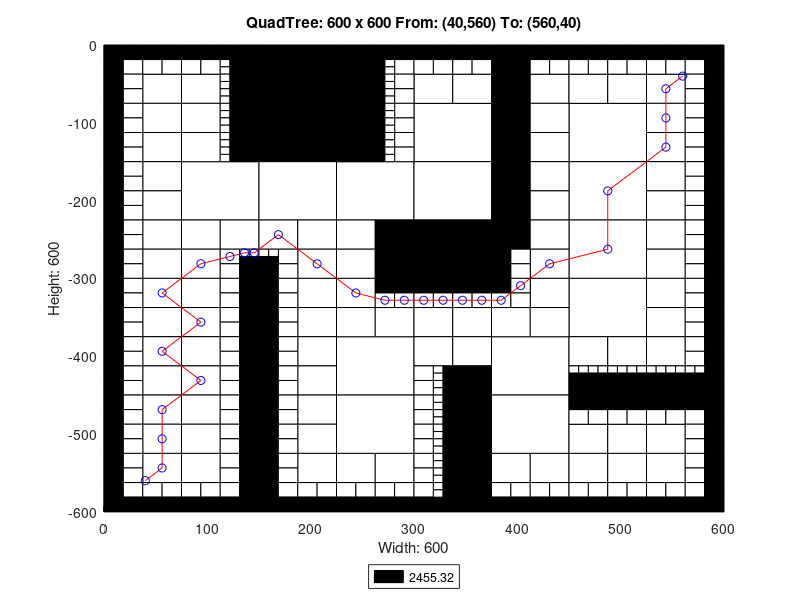

The MATLAB source for this figure:
axis([0 600 -600 0]);
title('QuadTree: 600 x 600 From: (40,560) To: (560,40)');
xlabel('Width: 600');
ylabel('Height: 600');
rectangle('Position',[150 -75 75 75], 'FaceColor',[0 0 0]);
rectangle('Position',[150 -150 75 75], 'FaceColor',[0 0 0]);
rectangle('Position',[75 -225 75 75], 'FaceColor',[1 1 1]);
rectangle('Position',[150 -225 75 75], 'FaceColor',[1 1 1]);
rectangle('Position',[225 -225 75 75], 'FaceColor',[1 1 1]);
rectangle('Position',[300 -150 75 75], 'FaceColor',[1 1 1]);
rectangle('Position',[450 -150 75 75], 'FaceColor',[1 1 1]);
rectangle('Position',[300 -225 75 75], 'FaceColor',[1 1 1]);
rectangle('Position',[300 -300 75 75], 'FaceColor',[0 0 0]);
rectangle('Position',[450 -225 75 75], 'FaceColor',[1 1 1]);
rectangle('Position',[450 -300 75 75], 'FaceColor',[1 1 1]);
rectangle('Position',[225 -450 75 75], 'FaceColor',[1 1 1]);
rectangle('Position',[225 -525 75 75], 'FaceColor',[1 1 1]);
rectangle('Position',[375 -450 75 75], 'FaceColor',[1 1 1]);
rectangle('Position',[450 -375 75 75], 'FaceColor',[1 1 1]);
rectangle('Position',[375 -525 75 75], 'FaceColor',[1 1 1]);
rectangle('Position',[37.5 -75 37.5 37.5], 'FaceColor',[1 1 1]);
rectangle('Position',[75 -75 37.5 37.5], 'FaceColor',[1 1 1]);
rectangle('Position',[37.5 -112.5 37.5 37.5], 'FaceColor',[1 1 1]);
rectangle('Position',[37.5 -150 37.5 37.5], 'FaceColor',[1 1 1]);
rectangle('Position',[75 -112.5 37.5 37.5], 'FaceColor',[1 1 1]);
rectangle('Position',[75 -150 37.5 37.5], 'FaceColor',[1 1 1]);
rectangle('Position',[225 -37.5 37.5 37.5], 'FaceColor',[0 0 0]);
rectangle('Position',[225 -75 37.5 37.5], 'FaceColor',[0 0 0]);
rectangle('Position',[225 -112.5 37.5 37.5], 'FaceColor',[0 0 0]);
rectangle('Position',[225 -150 37.5 37.5], 'FaceColor',[0 0 0]);
rectangle('Position',[37.5 -187.5 37.5 37.5], 'FaceColor',[1 1 1]);
rectangle('Position',[37.5 -225 37.5 37.5], 'FaceColor',[1 1 1]);
rectangle('Position',[37.5 -262.5 37.5 37.5], 'FaceColor',[1 1 1]);
rectangle('Position',[37.5 -300 37.5 37.5], 'FaceColor',[1 1 1]);
rectangle('Position',[75 -262.5 37.5 37.5], 'FaceColor',[1 1 1]);
rectangle('Position',[112.5 -262.5 37.5 37.5], 'FaceColor',[1 1 1]);
rectangle('Position',[75 -300 37.5 37.5], 'FaceColor',[1 1 1]);
rectangle('Position',[150 -262.5 37.5 37.5], 'FaceColor',[1 1 1]);
rectangle('Position',[187.5 -262.5 37.5 37.5], 'FaceColor',[1 1 1]);
rectangle('Position',[187.5 -300 37.5 37.5], 'FaceColor',[1 1 1]);
rectangle('Position',[225 -262.5 37.5 37.5], 'FaceColor',[1 1 1]);
rectangle('Position',[262.5 -262.5 37.5 37.5], 'FaceColor',[0 0 0]);
rectangle('Position',[225 -300 37.5 37.5], 'FaceColor',[1 1 1]);
rectangle('Position',[262.5 -300 37.5 37.5], 'FaceColor',[0 0 0]);
rectangle('Position',[300 -75 37.5 37.5], 'FaceColor',[1 1 1]);
rectangle('Position',[337.5 -75 37.5 37.5], 'FaceColor',[1 1 1]);
rectangle('Position',[375 -37.5 37.5 37.5], 'FaceColor',[0 0 0]);
rectangle('Position',[375 -75 37.5 37.5], 'FaceColor',[0 0 0]);
rectangle('Position',[412.5 -75 37.5 37.5], 'FaceColor',[1 1 1]);
rectangle('Position',[375 -112.5 37.5 37.5], 'FaceColor',[0 0 0]);
rectangle('Position',[412.5 -112.5 37.5 37.5], 'FaceColor',[1 1 1]);
rectangle('Position',[375 -150 37.5 37.5], 'FaceColor',[0 0 0]);
rectangle('Position',[412.5 -150 37.5 37.5], 'FaceColor',[1 1 1]);
rectangle('Position',[450 -75 37.5 37.5], 'FaceColor',[1 1 1]);
rectangle('Position',[487.5 -75 37.5 37.5], 'FaceColor',[1 1 1]);
rectangle('Position',[525 -75 37.5 37.5], 'FaceColor',[1 1 1]);
rectangle('Position',[525 -112.5 37.5 37.5], 'FaceColor',[1 1 1]);
rectangle('Position',[525 -150 37.5 37.5], 'FaceColor',[1 1 1]);
rectangle('Position',[375 -187.5 37.5 37.5], 'FaceColor',[0 0 0]);
rectangle('Position',[412.5 -187.5 37.5 37.5], 'FaceColor',[1 1 1]);
rectangle('Position',[375 -225 37.5 37.5], 'FaceColor',[0 0 0]);
rectangle('Position',[412.5 -225 37.5 37.5], 'FaceColor',[1 1 1]);
rectangle('Position',[375 -262.5 37.5 37.5], 'FaceColor',[0 0 0]);
rectangle('Position',[412.5 -262.5 37.5 37.5], 'FaceColor',[1 1 1]);
rectangle('Position',[412.5 -300 37.5 37.5], 'FaceColor',[1 1 1]);
rectangle('Position',[525 -187.5 37.5 37.5], 'FaceColor',[1 1 1]);
rectangle('Position',[525 -225 37.5 37.5], 'FaceColor',[1 1 1]);
rectangle('Position',[525 -262.5 37.5 37.5], 'FaceColor',[1 1 1]);
rectangle('Position',[525 -300 37.5 37.5], 'FaceColor',[1 1 1]);
rectangle('Position',[37.5 -337.5 37.5 37.5], 'FaceColor',[1 1 1]);
rectangle('Position',[37.5 -375 37.5 37.5], 'FaceColor',[1 1 1]);
rectangle('Position',[75 -337.5 37.5 37.5], 'FaceColor',[1 1 1]);
rectangle('Position',[75 -375 37.5 37.5], 'FaceColor',[1 1 1]);
rectangle('Position',[37.5 -412.5 37.5 37.5], 'FaceColor',[1 1 1]);
rectangle('Position',[37.5 -450 37.5 37.5], 'FaceColor',[1 1 1]);
rectangle('Position',[75 -412.5 37.5 37.5], 'FaceColor',[1 1 1]);
rectangle('Position',[75 -450 37.5 37.5], 'FaceColor',[1 1 1]);
rectangle('Position',[187.5 -337.5 37.5 37.5], 'FaceColor',[1 1 1]);
rectangle('Position',[187.5 -375 37.5 37.5], 'FaceColor',[1 1 1]);
rectangle('Position',[225 -337.5 37.5 37.5], 'FaceColor',[1 1 1]);
rectangle('Position',[225 -375 37.5 37.5], 'FaceColor',[1 1 1]);
rectangle('Position',[262.5 -375 37.5 37.5], 'FaceColor',[1 1 1]);
rectangle('Position',[187.5 -412.5 37.5 37.5], 'FaceColor',[1 1 1]);
rectangle('Position',[187.5 -450 37.5 37.5], 'FaceColor',[1 1 1]);
rectangle('Position',[37.5 -487.5 37.5 37.5], 'FaceColor',[1 1 1]);
rectangle('Position',[37.5 -525 37.5 37.5], 'FaceColor',[1 1 1]);
rectangle('Position',[75 -487.5 37.5 37.5], 'FaceColor',[1 1 1]);
rectangle('Position',[75 -525 37.5 37.5], 'FaceColor',[1 1 1]);
rectangle('Position',[37.5 -562.5 37.5 37.5], 'FaceColor',[1 1 1]);
rectangle('Position',[75 -562.5 37.5 37.5], 'FaceColor',[1 1 1]);
rectangle('Position',[187.5 -487.5 37.5 37.5], 'FaceColor',[1 1 1]);
rectangle('Position',[187.5 -525 37.5 37.5], 'FaceColor',[1 1 1]);
rectangle('Position',[187.5 -562.5 37.5 37.5], 'FaceColor',[1 1 1]);
rectangle('Position',[225 -562.5 37.5 37.5], 'FaceColor',[1 1 1]);
rectangle('Position',[262.5 -562.5 37.5 37.5], 'FaceColor',[1 1 1]);
rectangle('Position',[300 -375 37.5 37.5], 'FaceColor',[1 1 1]);
rectangle('Position',[337.5 -375 37.5 37.5], 'FaceColor',[1 1 1]);
rectangle('Position',[412.5 -337.5 37.5 37.5], 'FaceColor',[1 1 1]);
rectangle('Position',[375 -375 37.5 37.5], 'FaceColor',[1 1 1]);
rectangle('Position',[412.5 -375 37.5 37.5], 'FaceColor',[1 1 1]);
rectangle('Position',[300 -412.5 37.5 37.5], 'FaceColor',[1 1 1]);
rectangle('Position',[337.5 -412.5 37.5 37.5], 'FaceColor',[1 1 1]);
rectangle('Position',[337.5 -450 37.5 37.5], 'FaceColor',[0 0 0]);
rectangle('Position',[525 -337.5 37.5 37.5], 'FaceColor',[1 1 1]);
rectangle('Position',[525 -375 37.5 37.5], 'FaceColor',[1 1 1]);
rectangle('Position',[450 -412.5 37.5 37.5], 'FaceColor',[1 1 1]);
rectangle('Position',[487.5 -412.5 37.5 37.5], 'FaceColor',[1 1 1]);
rectangle('Position',[525 -412.5 37.5 37.5], 'FaceColor',[1 1 1]);
rectangle('Position',[337.5 -487.5 37.5 37.5], 'FaceColor',[0 0 0]);
rectangle('Position',[337.5 -525 37.5 37.5], 'FaceColor',[0 0 0]);
rectangle('Position',[337.5 -562.5 37.5 37.5], 'FaceColor',[0 0 0]);
rectangle('Position',[337.5 -600 37.5 37.5], 'FaceColor',[0 0 0]);
rectangle('Position',[375 -562.5 37.5 37.5], 'FaceColor',[1 1 1]);
rectangle('Position',[412.5 -562.5 37.5 37.5], 'FaceColor',[1 1 1]);
rectangle('Position',[450 -525 37.5 37.5], 'FaceColor',[1 1 1]);
rectangle('Position',[487.5 -525 37.5 37.5], 'FaceColor',[1 1 1]);
rectangle('Position',[525 -525 37.5 37.5], 'FaceColor',[1 1 1]);
rectangle('Position',[450 -562.5 37.5 37.5], 'FaceColor',[1 1 1]);
rectangle('Position',[487.5 -562.5 37.5 37.5], 'FaceColor',[1 1 1]);
rectangle('Position',[525 -562.5 37.5 37.5], 'FaceColor',[1 1 1]);
rectangle('Position',[0 -18.75 18.75 18.75], 'FaceColor',[0 0 0]);
rectangle('Position',[18.75 -18.75 18.75 18.75], 'FaceColor',[0 0 0]);
rectangle('Position',[0 -37.5 18.75 18.75], 'FaceColor',[0 0 0]);
rectangle('Position',[18.75 -37.5 18.75 18.75], 'FaceColor',[1 1 1]);
rectangle('Position',[37.5 -18.75 18.75 18.75], 'FaceColor',[0 0 0]);
rectangle('Position',[56.25 -18.75 18.75 18.75], 'FaceColor',[0 0 0]);
rectangle('Position',[37.5 -37.5 18.75 18.75], 'FaceColor',[1 1 1]);
rectangle('Position',[56.25 -37.5 18.75 18.75], 'FaceColor',[1 1 1]);
rectangle('Position',[0 -56.25 18.75 18.75], 'FaceColor',[0 0 0]);
rectangle('Position',[18.75 -56.25 18.75 18.75], 'FaceColor',[1 1 1]);
rectangle('Position',[0 -75 18.75 18.75], 'FaceColor',[0 0 0]);
rectangle('Position',[18.75 -75 18.75 18.75], 'FaceColor',[1 1 1]);
rectangle('Position',[75 -18.75 18.75 18.75], 'FaceColor',[0 0 0]);
rectangle('Position',[93.75 -18.75 18.75 18.75], 'FaceColor',[0 0 0]);
rectangle('Position',[75 -37.5 18.75 18.75], 'FaceColor',[1 1 1]);
rectangle('Position',[93.75 -37.5 18.75 18.75], 'FaceColor',[1 1 1]);
rectangle('Position',[112.5 -18.75 18.75 18.75], 'FaceColor',[0 0 0]);
rectangle('Position',[131.25 -18.75 18.75 18.75], 'FaceColor',[0 0 0]);
rectangle('Position',[131.25 -37.5 18.75 18.75], 'FaceColor',[0 0 0]);
rectangle('Position',[131.25 -56.25 18.75 18.75], 'FaceColor',[0 0 0]);
rectangle('Position',[131.25 -75 18.75 18.75], 'FaceColor',[0 0 0]);
rectangle('Position',[0 -93.75 18.75 18.75], 'FaceColor',[0 0 0]);
rectangle('Position',[18.75 -93.75 18.75 18.75], 'FaceColor',[1 1 1]);
rectangle('Position',[0 -112.5 18.75 18.75], 'FaceColor',[0 0 0]);
rectangle('Position',[18.75 -112.5 18.75 18.75], 'FaceColor',[1 1 1]);
rectangle('Position',[0 -131.25 18.75 18.75], 'FaceColor',[0 0 0]);
rectangle('Position',[18.75 -131.25 18.75 18.75], 'FaceColor',[1 1 1]);
rectangle('Position',[0 -150 18.75 18.75], 'FaceColor',[0 0 0]);
rectangle('Position',[18.75 -150 18.75 18.75], 'FaceColor',[1 1 1]);
rectangle('Position',[131.25 -93.75 18.75 18.75], 'FaceColor',[0 0 0]);
rectangle('Position',[131.25 -112.5 18.75 18.75], 'FaceColor',[0 0 0]);
rectangle('Position',[131.25 -131.25 18.75 18.75], 'FaceColor',[0 0 0]);
rectangle('Position',[131.25 -150 18.75 18.75], 'FaceColor',[0 0 0]);
rectangle('Position',[262.5 -18.75 18.75 18.75], 'FaceColor',[0 0 0]);
rectangle('Position',[281.25 -18.75 18.75 18.75], 'FaceColor',[0 0 0]);
rectangle('Position',[281.25 -37.5 18.75 18.75], 'FaceColor',[1 1 1]);
rectangle('Position',[281.25 -56.25 18.75 18.75], 'FaceColor',[1 1 1]);
rectangle('Position',[281.25 -75 18.75 18.75], 'FaceColor',[1 1 1]);
rectangle('Position',[281.25 -93.75 18.75 18.75], 'FaceColor',[1 1 1]);
rectangle('Position',[281.25 -112.5 18.75 18.75], 'FaceColor',[1 1 1]);
rectangle('Position',[281.25 -131.25 18.75 18.75], 'FaceColor',[1 1 1]);
rectangle('Position',[281.25 -150 18.75 18.75], 'FaceColor',[1 1 1]);
rectangle('Position',[0 -168.75 18.75 18.75], 'FaceColor',[0 0 0]);
rectangle('Position',[18.75 -168.75 18.75 18.75], 'FaceColor',[1 1 1]);
rectangle('Position',[0 -187.5 18.75 18.75], 'FaceColor',[0 0 0]);
rectangle('Position',[18.75 -187.5 18.75 18.75], 'FaceColor',[1 1 1]);
rectangle('Position',[0 -206.25 18.75 18.75], 'FaceColor',[0 0 0]);
rectangle('Position',[18.75 -206.25 18.75 18.75], 'FaceColor',[1 1 1]);
rectangle('Position',[0 -225 18.75 18.75], 'FaceColor',[0 0 0]);
rectangle('Position',[18.75 -225 18.75 18.75], 'FaceColor',[1 1 1]);
rectangle('Position',[0 -243.75 18.75 18.75], 'FaceColor',[0 0 0]);
rectangle('Position',[18.75 -243.75 18.75 18.75], 'FaceColor',[1 1 1]);
rectangle('Position',[0 -262.5 18.75 18.75], 'FaceColor',[0 0 0]);
rectangle('Position',[18.75 -262.5 18.75 18.75], 'FaceColor',[1 1 1]);
rectangle('Position',[0 -281.25 18.75 18.75], 'FaceColor',[0 0 0]);
rectangle('Position',[18.75 -281.25 18.75 18.75], 'FaceColor',[1 1 1]);
rectangle('Position',[0 -300 18.75 18.75], 'FaceColor',[0 0 0]);
rectangle('Position',[18.75 -300 18.75 18.75], 'FaceColor',[1 1 1]);
rectangle('Position',[112.5 -281.25 18.75 18.75], 'FaceColor',[1 1 1]);
rectangle('Position',[112.5 -300 18.75 18.75], 'FaceColor',[1 1 1]);
rectangle('Position',[131.25 -300 18.75 18.75], 'FaceColor',[0 0 0]);
rectangle('Position',[168.75 -281.25 18.75 18.75], 'FaceColor',[1 1 1]);
rectangle('Position',[150 -300 18.75 18.75], 'FaceColor',[0 0 0]);
rectangle('Position',[168.75 -300 18.75 18.75], 'FaceColor',[1 1 1]);
rectangle('Position',[300 -18.75 18.75 18.75], 'FaceColor',[0 0 0]);
rectangle('Position',[318.75 -18.75 18.75 18.75], 'FaceColor',[0 0 0]);
rectangle('Position',[300 -37.5 18.75 18.75], 'FaceColor',[1 1 1]);
rectangle('Position',[318.75 -37.5 18.75 18.75], 'FaceColor',[1 1 1]);
rectangle('Position',[337.5 -18.75 18.75 18.75], 'FaceColor',[0 0 0]);
rectangle('Position',[356.25 -18.75 18.75 18.75], 'FaceColor',[0 0 0]);
rectangle('Position',[337.5 -37.5 18.75 18.75], 'FaceColor',[1 1 1]);
rectangle('Position',[356.25 -37.5 18.75 18.75], 'FaceColor',[1 1 1]);
rectangle('Position',[412.5 -18.75 18.75 18.75], 'FaceColor',[0 0 0]);
rectangle('Position',[431.25 -18.75 18.75 18.75], 'FaceColor',[0 0 0]);
rectangle('Position',[412.5 -37.5 18.75 18.75], 'FaceColor',[1 1 1]);
rectangle('Position',[431.25 -37.5 18.75 18.75], 'FaceColor',[1 1 1]);
rectangle('Position',[450 -18.75 18.75 18.75], 'FaceColor',[0 0 0]);
rectangle('Position',[468.75 -18.75 18.75 18.75], 'FaceColor',[0 0 0]);
rectangle('Position',[450 -37.5 18.75 18.75], 'FaceColor',[1 1 1]);
rectangle('Position',[468.75 -37.5 18.75 18.75], 'FaceColor',[1 1 1]);
rectangle('Position',[487.5 -18.75 18.75 18.75], 'FaceColor',[0 0 0]);
rectangle('Position',[506.25 -18.75 18.75 18.75], 'FaceColor',[0 0 0]);
rectangle('Position',[487.5 -37.5 18.75 18.75], 'FaceColor',[1 1 1]);
rectangle('Position',[506.25 -37.5 18.75 18.75], 'FaceColor',[1 1 1]);
rectangle('Position',[525 -18.75 18.75 18.75], 'FaceColor',[0 0 0]);
rectangle('Position',[543.75 -18.75 18.75 18.75], 'FaceColor',[0 0 0]);
rectangle('Position',[525 -37.5 18.75 18.75], 'FaceColor',[1 1 1]);
rectangle('Position',[543.75 -37.5 18.75 18.75], 'FaceColor',[1 1 1]);
rectangle('Position',[562.5 -18.75 18.75 18.75], 'FaceColor',[0 0 0]);
rectangle('Position',[581.25 -18.75 18.75 18.75], 'FaceColor',[0 0 0]);
rectangle('Position',[562.5 -37.5 18.75 18.75], 'FaceColor',[1 1 1]);
rectangle('Position',[581.25 -37.5 18.75 18.75], 'FaceColor',[0 0 0]);
rectangle('Position',[562.5 -56.25 18.75 18.75], 'FaceColor',[1 1 1]);
rectangle('Position',[581.25 -56.25 18.75 18.75], 'FaceColor',[0 0 0]);
rectangle('Position',[562.5 -75 18.75 18.75], 'FaceColor',[1 1 1]);
rectangle('Position',[581.25 -75 18.75 18.75], 'FaceColor',[0 0 0]);
rectangle('Position',[562.5 -93.75 18.75 18.75], 'FaceColor',[1 1 1]);
rectangle('Position',[581.25 -93.75 18.75 18.75], 'FaceColor',[0 0 0]);
rectangle('Position',[562.5 -112.5 18.75 18.75], 'FaceColor',[1 1 1]);
rectangle('Position',[581.25 -112.5 18.75 18.75], 'FaceColor',[0 0 0]);
rectangle('Position',[562.5 -131.25 18.75 18.75], 'FaceColor',[1 1 1]);
rectangle('Position',[581.25 -131.25 18.75 18.75], 'FaceColor',[0 0 0]);
rectangle('Position',[562.5 -150 18.75 18.75], 'FaceColor',[1 1 1]);
rectangle('Position',[581.25 -150 18.75 18.75], 'FaceColor',[0 0 0]);
rectangle('Position',[375 -281.25 18.75 18.75], 'FaceColor',[0 0 0]);
rectangle('Position',[393.75 -281.25 18.75 18.75], 'FaceColor',[1 1 1]);
rectangle('Position',[375 -300 18.75 18.75], 'FaceColor',[0 0 0]);
rectangle('Position',[393.75 -300 18.75 18.75], 'FaceColor',[1 1 1]);
rectangle('Position',[562.5 -168.75 18.75 18.75], 'FaceColor',[1 1 1]);
rectangle('Position',[581.25 -168.75 18.75 18.75], 'FaceColor',[0 0 0]);
rectangle('Position',[562.5 -187.5 18.75 18.75], 'FaceColor',[1 1 1]);
rectangle('Position',[581.25 -187.5 18.75 18.75], 'FaceColor',[0 0 0]);
rectangle('Position',[562.5 -206.25 18.75 18.75], 'FaceColor',[1 1 1]);
rectangle('Position',[581.25 -206.25 18.75 18.75], 'FaceColor',[0 0 0]);
rectangle('Position',[562.5 -225 18.75 18.75], 'FaceColor',[1 1 1]);
rectangle('Position',[581.25 -225 18.75 18.75], 'FaceColor',[0 0 0]);
rectangle('Position',[562.5 -243.75 18.75 18.75], 'FaceColor',[1 1 1]);
rectangle('Position',[581.25 -243.75 18.75 18.75], 'FaceColor',[0 0 0]);
rectangle('Position',[562.5 -262.5 18.75 18.75], 'FaceColor',[1 1 1]);
rectangle('Position',[581.25 -262.5 18.75 18.75], 'FaceColor',[0 0 0]);
rectangle('Position',[562.5 -281.25 18.75 18.75], 'FaceColor',[1 1 1]);
rectangle('Position',[581.25 -281.25 18.75 18.75], 'FaceColor',[0 0 0]);
rectangle('Position',[562.5 -300 18.75 18.75], 'FaceColor',[1 1 1]);
rectangle('Position',[581.25 -300 18.75 18.75], 'FaceColor',[0 0 0]);
rectangle('Position',[0 -318.75 18.75 18.75], 'FaceColor',[0 0 0]);
rectangle('Position',[18.75 -318.75 18.75 18.75], 'FaceColor',[1 1 1]);
rectangle('Position',[0 -337.5 18.75 18.75], 'FaceColor',[0 0 0]);
rectangle('Position',[18.75 -337.5 18.75 18.75], 'FaceColor',[1 1 1]);
rectangle('Position',[0 -356.25 18.75 18.75], 'FaceColor',[0 0 0]);
rectangle('Position',[18.75 -356.25 18.75 18.75], 'FaceColor',[1 1 1]);
rectangle('Position',[0 -375 18.75 18.75], 'FaceColor',[0 0 0]);
rectangle('Position',[18.75 -375 18.75 18.75], 'FaceColor',[1 1 1]);
rectangle('Position',[112.5 -318.75 18.75 18.75], 'FaceColor',[1 1 1]);
rectangle('Position',[131.25 -318.75 18.75 18.75], 'FaceColor',[0 0 0]);
rectangle('Position',[112.5 -337.5 18.75 18.75], 'FaceColor',[1 1 1]);
rectangle('Position',[131.25 -337.5 18.75 18.75], 'FaceColor',[0 0 0]);
rectangle('Position',[112.5 -356.25 18.75 18.75], 'FaceColor',[1 1 1]);
rectangle('Position',[131.25 -356.25 18.75 18.75], 'FaceColor',[0 0 0]);
rectangle('Position',[112.5 -375 18.75 18.75], 'FaceColor',[1 1 1]);
rectangle('Position',[131.25 -375 18.75 18.75], 'FaceColor',[0 0 0]);
rectangle('Position',[0 -393.75 18.75 18.75], 'FaceColor',[0 0 0]);
rectangle('Position',[18.75 -393.75 18.75 18.75], 'FaceColor',[1 1 1]);
rectangle('Position',[0 -412.5 18.75 18.75], 'FaceColor',[0 0 0]);
rectangle('Position',[18.75 -412.5 18.75 18.75], 'FaceColor',[1 1 1]);
rectangle('Position',[0 -431.25 18.75 18.75], 'FaceColor',[0 0 0]);
rectangle('Position',[18.75 -431.25 18.75 18.75], 'FaceColor',[1 1 1]);
rectangle('Position',[0 -450 18.75 18.75], 'FaceColor',[0 0 0]);
rectangle('Position',[18.75 -450 18.75 18.75], 'FaceColor',[1 1 1]);
rectangle('Position',[112.5 -393.75 18.75 18.75], 'FaceColor',[1 1 1]);
rectangle('Position',[131.25 -393.75 18.75 18.75], 'FaceColor',[0 0 0]);
rectangle('Position',[112.5 -412.5 18.75 18.75], 'FaceColor',[1 1 1]);
rectangle('Position',[131.25 -412.5 18.75 18.75], 'FaceColor',[0 0 0]);
rectangle('Position',[112.5 -431.25 18.75 18.75], 'FaceColor',[1 1 1]);
rectangle('Position',[131.25 -431.25 18.75 18.75], 'FaceColor',[0 0 0]);
rectangle('Position',[112.5 -450 18.75 18.75], 'FaceColor',[1 1 1]);
rectangle('Position',[131.25 -450 18.75 18.75], 'FaceColor',[0 0 0]);
rectangle('Position',[150 -318.75 18.75 18.75], 'FaceColor',[0 0 0]);
rectangle('Position',[168.75 -318.75 18.75 18.75], 'FaceColor',[1 1 1]);
rectangle('Position',[150 -337.5 18.75 18.75], 'FaceColor',[0 0 0]);
rectangle('Position',[168.75 -337.5 18.75 18.75], 'FaceColor',[1 1 1]);
rectangle('Position',[150 -356.25 18.75 18.75], 'FaceColor',[0 0 0]);
rectangle('Position',[168.75 -356.25 18.75 18.75], 'FaceColor',[1 1 1]);
rectangle('Position',[150 -375 18.75 18.75], 'FaceColor',[0 0 0]);
rectangle('Position',[168.75 -375 18.75 18.75], 'FaceColor',[1 1 1]);
rectangle('Position',[262.5 -318.75 18.75 18.75], 'FaceColor',[0 0 0]);
rectangle('Position',[281.25 -318.75 18.75 18.75], 'FaceColor',[0 0 0]);
rectangle('Position',[262.5 -337.5 18.75 18.75], 'FaceColor',[1 1 1]);
rectangle('Position',[281.25 -337.5 18.75 18.75], 'FaceColor',[1 1 1]);
rectangle('Position',[150 -393.75 18.75 18.75], 'FaceColor',[0 0 0]);
rectangle('Position',[168.75 -393.75 18.75 18.75], 'FaceColor',[1 1 1]);
rectangle('Position',[150 -412.5 18.75 18.75], 'FaceColor',[0 0 0]);
rectangle('Position',[168.75 -412.5 18.75 18.75], 'FaceColor',[1 1 1]);
rectangle('Position',[150 -431.25 18.75 18.75], 'FaceColor',[0 0 0]);
rectangle('Position',[168.75 -431.25 18.75 18.75], 'FaceColor',[1 1 1]);
rectangle('Position',[150 -450 18.75 18.75], 'FaceColor',[0 0 0]);
rectangle('Position',[168.75 -450 18.75 18.75], 'FaceColor',[1 1 1]);
rectangle('Position',[0 -468.75 18.75 18.75], 'FaceColor',[0 0 0]);
rectangle('Position',[18.75 -468.75 18.75 18.75], 'FaceColor',[1 1 1]);
rectangle('Position',[0 -487.5 18.75 18.75], 'FaceColor',[0 0 0]);
rectangle('Position',[18.75 -487.5 18.75 18.75], 'FaceColor',[1 1 1]);
rectangle('Position',[0 -506.25 18.75 18.75], 'FaceColor',[0 0 0]);
rectangle('Position',[18.75 -506.25 18.75 18.75], 'FaceColor',[1 1 1]);
rectangle('Position',[0 -525 18.75 18.75], 'FaceColor',[0 0 0]);
rectangle('Position',[18.75 -525 18.75 18.75], 'FaceColor',[1 1 1]);
rectangle('Position',[112.5 -468.75 18.75 18.75], 'FaceColor',[1 1 1]);
rectangle('Position',[131.25 -468.75 18.75 18.75], 'FaceColor',[0 0 0]);
rectangle('Position',[112.5 -487.5 18.75 18.75], 'FaceColor',[1 1 1]);
rectangle('Position',[131.25 -487.5 18.75 18.75], 'FaceColor',[0 0 0]);
rectangle('Position',[112.5 -506.25 18.75 18.75], 'FaceColor',[1 1 1]);
rectangle('Position',[131.25 -506.25 18.75 18.75], 'FaceColor',[0 0 0]);
rectangle('Position',[112.5 -525 18.75 18.75], 'FaceColor',[1 1 1]);
rectangle('Position',[131.25 -525 18.75 18.75], 'FaceColor',[0 0 0]);
rectangle('Position',[0 -543.75 18.75 18.75], 'FaceColor',[0 0 0]);
rectangle('Position',[18.75 -543.75 18.75 18.75], 'FaceColor',[1 1 1]);
rectangle('Position',[0 -562.5 18.75 18.75], 'FaceColor',[0 0 0]);
rectangle('Position',[18.75 -562.5 18.75 18.75], 'FaceColor',[1 1 1]);
rectangle('Position',[0 -581.25 18.75 18.75], 'FaceColor',[0 0 0]);
rectangle('Position',[18.75 -581.25 18.75 18.75], 'FaceColor',[1 1 1]);
rectangle('Position',[0 -600 18.75 18.75], 'FaceColor',[0 0 0]);
rectangle('Position',[18.75 -600 18.75 18.75], 'FaceColor',[0 0 0]);
rectangle('Position',[37.5 -581.25 18.75 18.75], 'FaceColor',[1 1 1]);
rectangle('Position',[56.25 -581.25 18.75 18.75], 'FaceColor',[1 1 1]);
rectangle('Position',[37.5 -600 18.75 18.75], 'FaceColor',[0 0 0]);
rectangle('Position',[56.25 -600 18.75 18.75], 'FaceColor',[0 0 0]);
rectangle('Position',[112.5 -543.75 18.75 18.75], 'FaceColor',[1 1 1]);
rectangle('Position',[131.25 -543.75 18.75 18.75], 'FaceColor',[0 0 0]);
rectangle('Position',[112.5 -562.5 18.75 18.75], 'FaceColor',[1 1 1]);
rectangle('Position',[131.25 -562.5 18.75 18.75], 'FaceColor',[0 0 0]);
rectangle('Position',[75 -581.25 18.75 18.75], 'FaceColor',[1 1 1]);
rectangle('Position',[93.75 -581.25 18.75 18.75], 'FaceColor',[1 1 1]);
rectangle('Position',[75 -600 18.75 18.75], 'FaceColor',[0 0 0]);
rectangle('Position',[93.75 -600 18.75 18.75], 'FaceColor',[0 0 0]);
rectangle('Position',[112.5 -581.25 18.75 18.75], 'FaceColor',[1 1 1]);
rectangle('Position',[131.25 -581.25 18.75 18.75], 'FaceColor',[0 0 0]);
rectangle('Position',[112.5 -600 18.75 18.75], 'FaceColor',[0 0 0]);
rectangle('Position',[131.25 -600 18.75 18.75], 'FaceColor',[0 0 0]);
rectangle('Position',[150 -468.75 18.75 18.75], 'FaceColor',[0 0 0]);
rectangle('Position',[168.75 -468.75 18.75 18.75], 'FaceColor',[1 1 1]);
rectangle('Position',[150 -487.5 18.75 18.75], 'FaceColor',[0 0 0]);
rectangle('Position',[168.75 -487.5 18.75 18.75], 'FaceColor',[1 1 1]);
rectangle('Position',[150 -506.25 18.75 18.75], 'FaceColor',[0 0 0]);
rectangle('Position',[168.75 -506.25 18.75 18.75], 'FaceColor',[1 1 1]);
rectangle('Position',[150 -525 18.75 18.75], 'FaceColor',[0 0 0]);
rectangle('Position',[168.75 -525 18.75 18.75], 'FaceColor',[1 1 1]);
rectangle('Position',[150 -543.75 18.75 18.75], 'FaceColor',[0 0 0]);
rectangle('Position',[168.75 -543.75 18.75 18.75], 'FaceColor',[1 1 1]);
rectangle('Position',[150 -562.5 18.75 18.75], 'FaceColor',[0 0 0]);
rectangle('Position',[168.75 -562.5 18.75 18.75], 'FaceColor',[1 1 1]);
rectangle('Position',[150 -581.25 18.75 18.75], 'FaceColor',[0 0 0]);
rectangle('Position',[168.75 -581.25 18.75 18.75], 'FaceColor',[1 1 1]);
rectangle('Position',[150 -600 18.75 18.75], 'FaceColor',[0 0 0]);
rectangle('Position',[168.75 -600 18.75 18.75], 'FaceColor',[0 0 0]);
rectangle('Position',[187.5 -581.25 18.75 18.75], 'FaceColor',[1 1 1]);
rectangle('Position',[206.25 -581.25 18.75 18.75], 'FaceColor',[1 1 1]);
rectangle('Position',[187.5 -600 18.75 18.75], 'FaceColor',[0 0 0]);
rectangle('Position',[206.25 -600 18.75 18.75], 'FaceColor',[0 0 0]);
rectangle('Position',[225 -581.25 18.75 18.75], 'FaceColor',[1 1 1]);
rectangle('Position',[243.75 -581.25 18.75 18.75], 'FaceColor',[1 1 1]);
rectangle('Position',[225 -600 18.75 18.75], 'FaceColor',[0 0 0]);
rectangle('Position',[243.75 -600 18.75 18.75], 'FaceColor',[0 0 0]);
rectangle('Position',[262.5 -581.25 18.75 18.75], 'FaceColor',[1 1 1]);
rectangle('Position',[281.25 -581.25 18.75 18.75], 'FaceColor',[1 1 1]);
rectangle('Position',[262.5 -600 18.75 18.75], 'FaceColor',[0 0 0]);
rectangle('Position',[281.25 -600 18.75 18.75], 'FaceColor',[0 0 0]);
rectangle('Position',[300 -318.75 18.75 18.75], 'FaceColor',[0 0 0]);
rectangle('Position',[318.75 -318.75 18.75 18.75], 'FaceColor',[0 0 0]);
rectangle('Position',[300 -337.5 18.75 18.75], 'FaceColor',[1 1 1]);
rectangle('Position',[318.75 -337.5 18.75 18.75], 'FaceColor',[1 1 1]);
rectangle('Position',[337.5 -318.75 18.75 18.75], 'FaceColor',[0 0 0]);
rectangle('Position',[356.25 -318.75 18.75 18.75], 'FaceColor',[0 0 0]);
rectangle('Position',[337.5 -337.5 18.75 18.75], 'FaceColor',[1 1 1]);
rectangle('Position',[356.25 -337.5 18.75 18.75], 'FaceColor',[1 1 1]);
rectangle('Position',[375 -318.75 18.75 18.75], 'FaceColor',[0 0 0]);
rectangle('Position',[393.75 -318.75 18.75 18.75], 'FaceColor',[1 1 1]);
rectangle('Position',[375 -337.5 18.75 18.75], 'FaceColor',[1 1 1]);
rectangle('Position',[393.75 -337.5 18.75 18.75], 'FaceColor',[1 1 1]);
rectangle('Position',[300 -431.25 18.75 18.75], 'FaceColor',[1 1 1]);
rectangle('Position',[300 -450 18.75 18.75], 'FaceColor',[1 1 1]);
rectangle('Position',[562.5 -318.75 18.75 18.75], 'FaceColor',[1 1 1]);
rectangle('Position',[581.25 -318.75 18.75 18.75], 'FaceColor',[0 0 0]);
rectangle('Position',[562.5 -337.5 18.75 18.75], 'FaceColor',[1 1 1]);
rectangle('Position',[581.25 -337.5 18.75 18.75], 'FaceColor',[0 0 0]);
rectangle('Position',[562.5 -356.25 18.75 18.75], 'FaceColor',[1 1 1]);
rectangle('Position',[581.25 -356.25 18.75 18.75], 'FaceColor',[0 0 0]);
rectangle('Position',[562.5 -375 18.75 18.75], 'FaceColor',[1 1 1]);
rectangle('Position',[581.25 -375 18.75 18.75], 'FaceColor',[0 0 0]);
rectangle('Position',[450 -450 18.75 18.75], 'FaceColor',[0 0 0]);
rectangle('Position',[468.75 -450 18.75 18.75], 'FaceColor',[0 0 0]);
rectangle('Position',[487.5 -450 18.75 18.75], 'FaceColor',[0 0 0]);
rectangle('Position',[506.25 -450 18.75 18.75], 'FaceColor',[0 0 0]);
rectangle('Position',[562.5 -393.75 18.75 18.75], 'FaceColor',[1 1 1]);
rectangle('Position',[581.25 -393.75 18.75 18.75], 'FaceColor',[0 0 0]);
rectangle('Position',[562.5 -412.5 18.75 18.75], 'FaceColor',[1 1 1]);
rectangle('Position',[581.25 -412.5 18.75 18.75], 'FaceColor',[0 0 0]);
rectangle('Position',[525 -450 18.75 18.75], 'FaceColor',[0 0 0]);
rectangle('Position',[543.75 -450 18.75 18.75], 'FaceColor',[0 0 0]);
rectangle('Position',[581.25 -431.25 18.75 18.75], 'FaceColor',[0 0 0]);
rectangle('Position',[562.5 -450 18.75 18.75], 'FaceColor',[0 0 0]);
rectangle('Position',[581.25 -450 18.75 18.75], 'FaceColor',[0 0 0]);
rectangle('Position',[300 -468.75 18.75 18.75], 'FaceColor',[1 1 1]);
rectangle('Position',[300 -487.5 18.75 18.75], 'FaceColor',[1 1 1]);
rectangle('Position',[300 -506.25 18.75 18.75], 'FaceColor',[1 1 1]);
rectangle('Position',[300 -525 18.75 18.75], 'FaceColor',[1 1 1]);
rectangle('Position',[300 -543.75 18.75 18.75], 'FaceColor',[1 1 1]);
rectangle('Position',[300 -562.5 18.75 18.75], 'FaceColor',[1 1 1]);
rectangle('Position',[300 -581.25 18.75 18.75], 'FaceColor',[1 1 1]);
rectangle('Position',[300 -600 18.75 18.75], 'FaceColor',[0 0 0]);
rectangle('Position',[318.75 -600 18.75 18.75], 'FaceColor',[0 0 0]);
rectangle('Position',[375 -581.25 18.75 18.75], 'FaceColor',[1 1 1]);
rectangle('Position',[393.75 -581.25 18.75 18.75], 'FaceColor',[1 1 1]);
rectangle('Position',[375 -600 18.75 18.75], 'FaceColor',[0 0 0]);
rectangle('Position',[393.75 -600 18.75 18.75], 'FaceColor',[0 0 0]);
rectangle('Position',[412.5 -581.25 18.75 18.75], 'FaceColor',[1 1 1]);
rectangle('Position',[431.25 -581.25 18.75 18.75], 'FaceColor',[1 1 1]);
rectangle('Position',[412.5 -600 18.75 18.75], 'FaceColor',[0 0 0]);
rectangle('Position',[431.25 -600 18.75 18.75], 'FaceColor',[0 0 0]);
rectangle('Position',[450 -468.75 18.75 18.75], 'FaceColor',[0 0 0]);
rectangle('Position',[468.75 -468.75 18.75 18.75], 'FaceColor',[0 0 0]);
rectangle('Position',[450 -487.5 18.75 18.75], 'FaceColor',[1 1 1]);
rectangle('Position',[468.75 -487.5 18.75 18.75], 'FaceColor',[1 1 1]);
rectangle('Position',[487.5 -468.75 18.75 18.75], 'FaceColor',[0 0 0]);
rectangle('Position',[506.25 -468.75 18.75 18.75], 'FaceColor',[0 0 0]);
rectangle('Position',[487.5 -487.5 18.75 18.75], 'FaceColor',[1 1 1]);
rectangle('Position',[506.25 -487.5 18.75 18.75], 'FaceColor',[1 1 1]);
rectangle('Position',[525 -468.75 18.75 18.75], 'FaceColor',[0 0 0]);
rectangle('Position',[543.75 -468.75 18.75 18.75], 'FaceColor',[0 0 0]);
rectangle('Position',[525 -487.5 18.75 18.75], 'FaceColor',[1 1 1]);
rectangle('Position',[543.75 -487.5 18.75 18.75], 'FaceColor',[1 1 1]);
rectangle('Position',[562.5 -468.75 18.75 18.75], 'FaceColor',[0 0 0]);
rectangle('Position',[581.25 -468.75 18.75 18.75], 'FaceColor',[0 0 0]);
rectangle('Position',[562.5 -487.5 18.75 18.75], 'FaceColor',[1 1 1]);
rectangle('Position',[581.25 -487.5 18.75 18.75], 'FaceColor',[0 0 0]);
rectangle('Position',[562.5 -506.25 18.75 18.75], 'FaceColor',[1 1 1]);
rectangle('Position',[581.25 -506.25 18.75 18.75], 'FaceColor',[0 0 0]);
rectangle('Position',[562.5 -525 18.75 18.75], 'FaceColor',[1 1 1]);
rectangle('Position',[581.25 -525 18.75 18.75], 'FaceColor',[0 0 0]);
rectangle('Position',[450 -581.25 18.75 18.75], 'FaceColor',[1 1 1]);
rectangle('Position',[468.75 -581.25 18.75 18.75], 'FaceColor',[1 1 1]);
rectangle('Position',[450 -600 18.75 18.75], 'FaceColor',[0 0 0]);
rectangle('Position',[468.75 -600 18.75 18.75], 'FaceColor',[0 0 0]);
rectangle('Position',[487.5 -581.25 18.75 18.75], 'FaceColor',[1 1 1]);
rectangle('Position',[506.25 -581.25 18.75 18.75], 'FaceColor',[1 1 1]);
rectangle('Position',[487.5 -600 18.75 18.75], 'FaceColor',[0 0 0]);
rectangle('Position',[506.25 -600 18.75 18.75], 'FaceColor',[0 0 0]);
rectangle('Position',[562.5 -543.75 18.75 18.75], 'FaceColor',[1 1 1]);
rectangle('Position',[581.25 -543.75 18.75 18.75], 'FaceColor',[0 0 0]);
rectangle('Position',[562.5 -562.5 18.75 18.75], 'FaceColor',[1 1 1]);
rectangle('Position',[581.25 -562.5 18.75 18.75], 'FaceColor',[0 0 0]);
rectangle('Position',[525 -581.25 18.75 18.75], 'FaceColor',[1 1 1]);
rectangle('Position',[543.75 -581.25 18.75 18.75], 'FaceColor',[1 1 1]);
rectangle('Position',[525 -600 18.75 18.75], 'FaceColor',[0 0 0]);
rectangle('Position',[543.75 -600 18.75 18.75], 'FaceColor',[0 0 0]);
rectangle('Position',[562.5 -581.25 18.75 18.75], 'FaceColor',[1 1 1]);
rectangle('Position',[581.25 -581.25 18.75 18.75], 'FaceColor',[0 0 0]);
rectangle('Position',[562.5 -600 18.75 18.75], 'FaceColor',[0 0 0]);
rectangle('Position',[581.25 -600 18.75 18.75], 'FaceColor',[0 0 0]);
rectangle('Position',[112.5 -28.125 9.375 9.375], 'FaceColor',[1 1 1]);
rectangle('Position',[121.875 -28.125 9.375 9.375], 'FaceColor',[0 0 0]);
rectangle('Position',[112.5 -37.5 9.375 9.375], 'FaceColor',[1 1 1]);
rectangle('Position',[121.875 -37.5 9.375 9.375], 'FaceColor',[0 0 0]);
rectangle('Position',[112.5 -46.875 9.375 9.375], 'FaceColor',[1 1 1]);
rectangle('Position',[121.875 -46.875 9.375 9.375], 'FaceColor',[0 0 0]);
rectangle('Position',[112.5 -56.25 9.375 9.375], 'FaceColor',[1 1 1]);
rectangle('Position',[121.875 -56.25 9.375 9.375], 'FaceColor',[0 0 0]);
rectangle('Position',[112.5 -65.625 9.375 9.375], 'FaceColor',[1 1 1]);
rectangle('Position',[121.875 -65.625 9.375 9.375], 'FaceColor',[0 0 0]);
rectangle('Position',[112.5 -75 9.375 9.375], 'FaceColor',[1 1 1]);
rectangle('Position',[121.875 -75 9.375 9.375], 'FaceColor',[0 0 0]);
rectangle('Position',[112.5 -84.375 9.375 9.375], 'FaceColor',[1 1 1]);
rectangle('Position',[121.875 -84.375 9.375 9.375], 'FaceColor',[0 0 0]);
rectangle('Position',[112.5 -93.75 9.375 9.375], 'FaceColor',[1 1 1]);
rectangle('Position',[121.875 -93.75 9.375 9.375], 'FaceColor',[0 0 0]);
rectangle('Position',[112.5 -103.125 9.375 9.375], 'FaceColor',[1 1 1]);
rectangle('Position',[121.875 -103.125 9.375 9.375], 'FaceColor',[0 0 0]);
rectangle('Position',[112.5 -112.5 9.375 9.375], 'FaceColor',[1 1 1]);
rectangle('Position',[121.875 -112.5 9.375 9.375], 'FaceColor',[0 0 0]);
rectangle('Position',[112.5 -121.875 9.375 9.375], 'FaceColor',[1 1 1]);
rectangle('Position',[121.875 -121.875 9.375 9.375], 'FaceColor',[0 0 0]);
rectangle('Position',[112.5 -131.25 9.375 9.375], 'FaceColor',[1 1 1]);
rectangle('Position',[121.875 -131.25 9.375 9.375], 'FaceColor',[0 0 0]);
rectangle('Position',[112.5 -140.625 9.375 9.375], 'FaceColor',[1 1 1]);
rectangle('Position',[121.875 -140.625 9.375 9.375], 'FaceColor',[0 0 0]);
rectangle('Position',[112.5 -150 9.375 9.375], 'FaceColor',[1 1 1]);
rectangle('Position',[121.875 -150 9.375 9.375], 'FaceColor',[0 0 0]);
rectangle('Position',[262.5 -28.125 9.375 9.375], 'FaceColor',[0 0 0]);
rectangle('Position',[271.875 -28.125 9.375 9.375], 'FaceColor',[1 1 1]);
rectangle('Position',[262.5 -37.5 9.375 9.375], 'FaceColor',[0 0 0]);
rectangle('Position',[271.875 -37.5 9.375 9.375], 'FaceColor',[1 1 1]);
rectangle('Position',[262.5 -46.875 9.375 9.375], 'FaceColor',[0 0 0]);
rectangle('Position',[271.875 -46.875 9.375 9.375], 'FaceColor',[1 1 1]);
rectangle('Position',[262.5 -56.25 9.375 9.375], 'FaceColor',[0 0 0]);
rectangle('Position',[271.875 -56.25 9.375 9.375], 'FaceColor',[1 1 1]);
rectangle('Position',[262.5 -65.625 9.375 9.375], 'FaceColor',[0 0 0]);
rectangle('Position',[271.875 -65.625 9.375 9.375], 'FaceColor',[1 1 1]);
rectangle('Position',[262.5 -75 9.375 9.375], 'FaceColor',[0 0 0]);
rectangle('Position',[271.875 -75 9.375 9.375], 'FaceColor',[1 1 1]);
rectangle('Position',[262.5 -84.375 9.375 9.375], 'FaceColor',[0 0 0]);
rectangle('Position',[271.875 -84.375 9.375 9.375], 'FaceColor',[1 1 1]);
rectangle('Position',[262.5 -93.75 9.375 9.375], 'FaceColor',[0 0 0]);
rectangle('Position',[271.875 -93.75 9.375 9.375], 'FaceColor',[1 1 1]);
rectangle('Position',[262.5 -103.125 9.375 9.375], 'FaceColor',[0 0 0]);
rectangle('Position',[271.875 -103.125 9.375 9.375], 'FaceColor',[1 1 1]);
rectangle('Position',[262.5 -112.5 9.375 9.375], 'FaceColor',[0 0 0]);
rectangle('Position',[271.875 -112.5 9.375 9.375], 'FaceColor',[1 1 1]);
rectangle('Position',[262.5 -121.875 9.375 9.375], 'FaceColor',[0 0 0]);
rectangle('Position',[271.875 -121.875 9.375 9.375], 'FaceColor',[1 1 1]);
rectangle('Position',[262.5 -131.25 9.375 9.375], 'FaceColor',[0 0 0]);
rectangle('Position',[271.875 -131.25 9.375 9.375], 'FaceColor',[1 1 1]);
rectangle('Position',[262.5 -140.625 9.375 9.375], 'FaceColor',[0 0 0]);
rectangle('Position',[271.875 -140.625 9.375 9.375], 'FaceColor',[1 1 1]);
rectangle('Position',[262.5 -150 9.375 9.375], 'FaceColor',[0 0 0]);
rectangle('Position',[271.875 -150 9.375 9.375], 'FaceColor',[1 1 1]);
rectangle('Position',[131.25 -271.875 9.375 9.375], 'FaceColor',[1 1 1]);
rectangle('Position',[140.625 -271.875 9.375 9.375], 'FaceColor',[1 1 1]);
rectangle('Position',[131.25 -281.25 9.375 9.375], 'FaceColor',[0 0 0]);
rectangle('Position',[140.625 -281.25 9.375 9.375], 'FaceColor',[0 0 0]);
rectangle('Position',[150 -271.875 9.375 9.375], 'FaceColor',[1 1 1]);
rectangle('Position',[159.375 -271.875 9.375 9.375], 'FaceColor',[1 1 1]);
rectangle('Position',[150 -281.25 9.375 9.375], 'FaceColor',[0 0 0]);
rectangle('Position',[159.375 -281.25 9.375 9.375], 'FaceColor',[0 0 0]);
rectangle('Position',[318.75 -421.875 9.375 9.375], 'FaceColor',[1 1 1]);
rectangle('Position',[328.125 -421.875 9.375 9.375], 'FaceColor',[0 0 0]);
rectangle('Position',[318.75 -431.25 9.375 9.375], 'FaceColor',[1 1 1]);
rectangle('Position',[328.125 -431.25 9.375 9.375], 'FaceColor',[0 0 0]);
rectangle('Position',[318.75 -440.625 9.375 9.375], 'FaceColor',[1 1 1]);
rectangle('Position',[328.125 -440.625 9.375 9.375], 'FaceColor',[0 0 0]);
rectangle('Position',[318.75 -450 9.375 9.375], 'FaceColor',[1 1 1]);
rectangle('Position',[328.125 -450 9.375 9.375], 'FaceColor',[0 0 0]);
rectangle('Position',[450 -421.875 9.375 9.375], 'FaceColor',[1 1 1]);
rectangle('Position',[459.375 -421.875 9.375 9.375], 'FaceColor',[1 1 1]);
rectangle('Position',[450 -431.25 9.375 9.375], 'FaceColor',[0 0 0]);
rectangle('Position',[459.375 -431.25 9.375 9.375], 'FaceColor',[0 0 0]);
rectangle('Position',[468.75 -421.875 9.375 9.375], 'FaceColor',[1 1 1]);
rectangle('Position',[478.125 -421.875 9.375 9.375], 'FaceColor',[1 1 1]);
rectangle('Position',[468.75 -431.25 9.375 9.375], 'FaceColor',[0 0 0]);
rectangle('Position',[478.125 -431.25 9.375 9.375], 'FaceColor',[0 0 0]);
rectangle('Position',[487.5 -421.875 9.375 9.375], 'FaceColor',[1 1 1]);
rectangle('Position',[496.875 -421.875 9.375 9.375], 'FaceColor',[1 1 1]);
rectangle('Position',[487.5 -431.25 9.375 9.375], 'FaceColor',[0 0 0]);
rectangle('Position',[496.875 -431.25 9.375 9.375], 'FaceColor',[0 0 0]);
rectangle('Position',[506.25 -421.875 9.375 9.375], 'FaceColor',[1 1 1]);
rectangle('Position',[515.625 -421.875 9.375 9.375], 'FaceColor',[1 1 1]);
rectangle('Position',[506.25 -431.25 9.375 9.375], 'FaceColor',[0 0 0]);
rectangle('Position',[515.625 -431.25 9.375 9.375], 'FaceColor',[0 0 0]);
rectangle('Position',[525 -421.875 9.375 9.375], 'FaceColor',[1 1 1]);
rectangle('Position',[534.375 -421.875 9.375 9.375], 'FaceColor',[1 1 1]);
rectangle('Position',[525 -431.25 9.375 9.375], 'FaceColor',[0 0 0]);
rectangle('Position',[534.375 -431.25 9.375 9.375], 'FaceColor',[0 0 0]);
rectangle('Position',[543.75 -421.875 9.375 9.375], 'FaceColor',[1 1 1]);
rectangle('Position',[553.125 -421.875 9.375 9.375], 'FaceColor',[1 1 1]);
rectangle('Position',[543.75 -431.25 9.375 9.375], 'FaceColor',[0 0 0]);
rectangle('Position',[553.125 -431.25 9.375 9.375], 'FaceColor',[0 0 0]);
rectangle('Position',[562.5 -421.875 9.375 9.375], 'FaceColor',[1 1 1]);
rectangle('Position',[571.875 -421.875 9.375 9.375], 'FaceColor',[1 1 1]);
rectangle('Position',[562.5 -431.25 9.375 9.375], 'FaceColor',[0 0 0]);
rectangle('Position',[571.875 -431.25 9.375 9.375], 'FaceColor',[0 0 0]);
rectangle('Position',[318.75 -459.375 9.375 9.375], 'FaceColor',[1 1 1]);
rectangle('Position',[328.125 -459.375 9.375 9.375], 'FaceColor',[0 0 0]);
rectangle('Position',[318.75 -468.75 9.375 9.375], 'FaceColor',[1 1 1]);
rectangle('Position',[328.125 -468.75 9.375 9.375], 'FaceColor',[0 0 0]);
rectangle('Position',[318.75 -478.125 9.375 9.375], 'FaceColor',[1 1 1]);
rectangle('Position',[328.125 -478.125 9.375 9.375], 'FaceColor',[0 0 0]);
rectangle('Position',[318.75 -487.5 9.375 9.375], 'FaceColor',[1 1 1]);
rectangle('Position',[328.125 -487.5 9.375 9.375], 'FaceColor',[0 0 0]);
rectangle('Position',[318.75 -496.875 9.375 9.375], 'FaceColor',[1 1 1]);
rectangle('Position',[328.125 -496.875 9.375 9.375], 'FaceColor',[0 0 0]);
rectangle('Position',[318.75 -506.25 9.375 9.375], 'FaceColor',[1 1 1]);
rectangle('Position',[328.125 -506.25 9.375 9.375], 'FaceColor',[0 0 0]);
rectangle('Position',[318.75 -515.625 9.375 9.375], 'FaceColor',[1 1 1]);
rectangle('Position',[328.125 -515.625 9.375 9.375], 'FaceColor',[0 0 0]);
rectangle('Position',[318.75 -525 9.375 9.375], 'FaceColor',[1 1 1]);
rectangle('Position',[328.125 -525 9.375 9.375], 'FaceColor',[0 0 0]);
rectangle('Position',[318.75 -534.375 9.375 9.375], 'FaceColor',[1 1 1]);
rectangle('Position',[328.125 -534.375 9.375 9.375], 'FaceColor',[0 0 0]);
rectangle('Position',[318.75 -543.75 9.375 9.375], 'FaceColor',[1 1 1]);
rectangle('Position',[328.125 -543.75 9.375 9.375], 'FaceColor',[0 0 0]);
rectangle('Position',[318.75 -553.125 9.375 9.375], 'FaceColor',[1 1 1]);
rectangle('Position',[328.125 -553.125 9.375 9.375], 'FaceColor',[0 0 0]);
rectangle('Position',[318.75 -562.5 9.375 9.375], 'FaceColor',[1 1 1]);
rectangle('Position',[328.125 -562.5 9.375 9.375], 'FaceColor',[0 0 0]);
rectangle('Position',[318.75 -571.875 9.375 9.375], 'FaceColor',[1 1 1]);
rectangle('Position',[328.125 -571.875 9.375 9.375], 'FaceColor',[0 0 0]);
rectangle('Position',[318.75 -581.25 9.375 9.375], 'FaceColor',[1 1 1]);
rectangle('Position',[328.125 -581.25 9.375 9.375], 'FaceColor',[0 0 0]);
X=[560,543.75,543.75,543.75,487.5,487.5,431.25,403.125,384.375,365.625,346.875,328.125,309.375,290.625,271.875,243.75,206.25,168.75,145.312,135.938,121.875,93.75,56.25,93.75,56.25,93.75,56.25,56.25,56.25,40];
Y=[-40,-56.25,-93.75,-131.25,-187.5,-262.5,-281.25,-309.375,-328.125,-328.125,-328.125,-328.125,-328.125,-328.125,-328.125,-318.75,-281.25,-243.75,-267.188,-267.188,-271.875,-281.25,-318.75,-356.25,-393.75,-431.25,-468.75,-506.25,-543.75,-560];
hold on;
plot(X,Y,'r');
plot(X,Y,'bo');
legend('2455.32','Location','southoutside');
